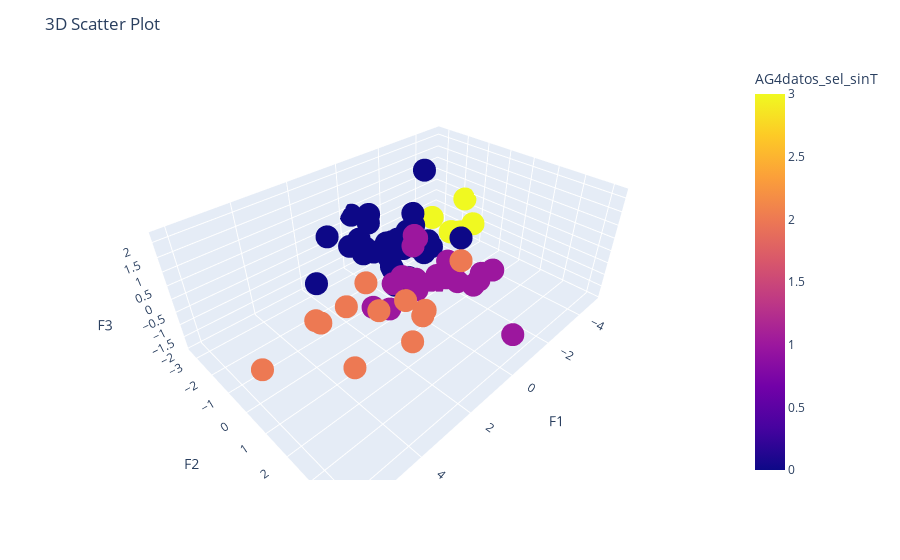

The notebook cell saved with this chart:
### Code cell
# Customize the layout (optional)
fig = px.scatter_3d(cl2, x = 'F2', y = 'F3', z = 'F1', color = 'AG4datos_sel_sinT', hover_data = ['Ciudades', 'AG4datos_sel_sinT'])
fig.update_layout(title='3D Scatter Plot', scene=dict(xaxis_title='F1', yaxis_title='F2', zaxis_title='F3'))

# Show the plot
fig.show()
